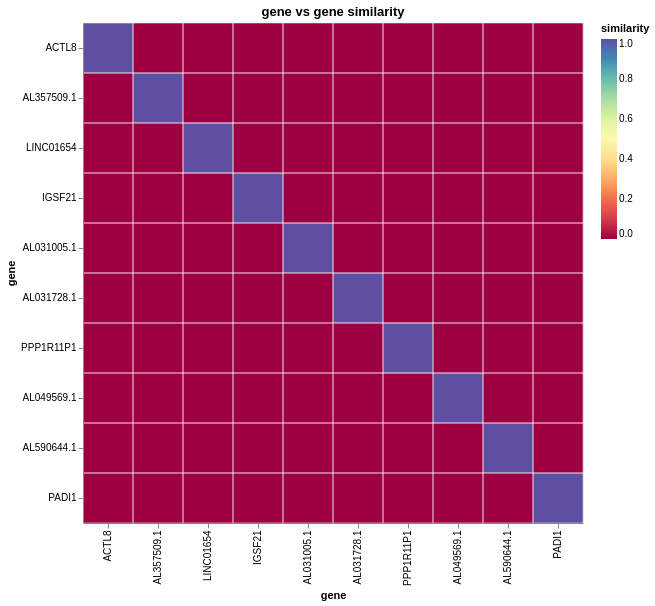

The notebook cell this image was saved under:
### Code cell
df1 = data.similarities["gene_gene_sim_ntr"]
plot_heatmap(df1, "gene")

### Figure 1 — Vega-Lite specification as saved in the notebook (floating-point values rounded to 4 significant figures)
{"config": {"view": {"continuousWidth": 300, "continuousHeight": 300}}, "layer": [{"mark": {"type": "rect"}, "encoding": {"color": {"field": "similarity", "legend": {"title": "similarity"}, "scale": {"domain": [0, 1], "scheme": "spectral"}, "type": "quantitative"}, "x": {"field": "index", "sort": null, "title": "gene", "type": "nominal"}, "y": {"field": "variable", "sort": null, "title": "gene", "type": "nominal"}}, "title": "gene vs gene similarity"}, {"mark": {"type": "rect", "fill": "transparent", "stroke": "white", "strokeWidth": 0.5}, "encoding": {"tooltip": [{"field": "index", "title": "gene x", "type": "nominal"}, {"field": "variable", "title": "gene y", "type": "nominal"}, {"field": "similarity", "format": ".3f", "title": "similarity", "type": "quantitative"}], "x": {"field": "index", "sort": null, "type": "nominal"}, "y": {"field": "variable", "sort": null, "type": "nominal"}}, "title": "gene vs gene similarity"}], "data": {"name": "data-9f5e99bdf8262f6e710adb687b765f8a"}, "height": {"step": 50}, "width": {"step": 50}, "$schema": "https://vega.github.io/schema/vega-lite/v6.1.0.json", "datasets": {"data-9f5e99bdf8262f6e710adb687b765f8a": [{"index": "ACTL8", "variable": "ACTL8", "similarity": 1.0}, {"index": "AL357509.1", "variable": "ACTL8", "similarity": 0.0}, {"index": "LINC01654", "variable": "ACTL8", "similarity": 0.0}, {"index": "IGSF21", "variable": "ACTL8", "similarity": 0.0}, {"index": "AL031005.1", "variable": "ACTL8", "similarity": 0.0}, {"index": "AL031728.1", "variable": "ACTL8", "similarity": 0.0}, {"index": "PPP1R11P1", "variable": "ACTL8", "similarity": 0.0}, {"index": "AL049569.1", "variable": "ACTL8", "similarity": 0.0}, {"index": "AL590644.1", "variable": "ACTL8", "similarity": 0.0}, {"index": "PADI1", "variable": "ACTL8", "similarity": 0.0}, {"index": "ACTL8", "variable": "AL357509.1", "similarity": 0.0}, {"index": "AL357509.1", "variable": "AL357509.1", "similarity": 1.0}, {"index": "LINC01654", "variable": "AL357509.1", "similarity": 0.0}, {"index": "IGSF21", "variable": "AL357509.1", "similarity": 0.0}, {"index": "AL031005.1", "variable": "AL357509.1", "similarity": 0.0}, {"index": "AL031728.1", "variable": "AL357509.1", "similarity": 0.0}, {"index": "PPP1R11P1", "variable": "AL357509.1", "similarity": 0.0}, {"index": "AL049569.1", "variable": "AL357509.1", "similarity": 0.0}, {"index": "AL590644.1", "variable": "AL357509.1", "similarity": 0.0}, {"index": "PADI1", "variable": "AL357509.1", "similarity": 0.0}, {"index": "ACTL8", "variable": "LINC01654", "similarity": 0.0}, {"index": "AL357509.1", "variable": "LINC01654", "similarity": 0.0}, {"index": "LINC01654", "variable": "LINC01654", "similarity": 1.0}, {"index": "IGSF21", "variable": "LINC01654", "similarity": 0.0}, {"index": "AL031005.1", "variable": "LINC01654", "similarity": 0.0}, {"index": "AL031728.1", "variable": "LINC01654", "similarity": 0.0}, {"index": "PPP1R11P1", "variable": "LINC01654", "similarity": 0.0}, {"index": "AL049569.1", "variable": "LINC01654", "similarity": 0.0}, {"index": "AL590644.1", "variable": "LINC01654", "similarity": 0.0}, {"index": "PADI1", "variable": "LINC01654", "similarity": 0.0}, {"index": "ACTL8", "variable": "IGSF21", "similarity": 0.0}, {"index": "AL357509.1", "variable": "IGSF21", "similarity": 0.0}, {"index": "LINC01654", "variable": "IGSF21", "similarity": 0.0}, {"index": "IGSF21", "variable": "IGSF21", "similarity": 1.0}, {"index": "AL031005.1", "variable": "IGSF21", "similarity": 0.0}, {"index": "AL031728.1", "variable": "IGSF21", "similarity": 0.0}, {"index": "PPP1R11P1", "variable": "IGSF21", "similarity": 0.0}, {"index": "AL049569.1", "variable": "IGSF21", "similarity": 0.0}, {"index": "AL590644.1", "variable": "IGSF21", "similarity": 0.0}, {"index": "PADI1", "variable": "IGSF21", "similarity": 0.0}, {"index": "ACTL8", "variable": "AL031005.1", "similarity": 0.0}, {"index": "AL357509.1", "variable": "AL031005.1", "similarity": 0.0}, {"index": "LINC01654", "variable": "AL031005.1", "similarity": 0.0}, {"index": "IGSF21", "variable": "AL031005.1", "similarity": 0.0}, {"index": "AL031005.1", "variable": "AL031005.1", "similarity": 1.0}, {"index": "AL031728.1", "variable": "AL031005.1", "similarity": 0.0}, {"index": "PPP1R11P1", "variable": "AL031005.1", "similarity": 0.0}, {"index": "AL049569.1", "variable": "AL031005.1", "similarity": 0.0}, {"index": "AL590644.1", "variable": "AL031005.1", "similarity": 0.0}, {"index": "PADI1", "variable": "AL031005.1", "similarity": 0.0}, {"index": "ACTL8", "variable": "AL031728.1", "similarity": 0.0}, {"index": "AL357509.1", "variable": "AL031728.1", "similarity": 0.0}, {"index": "LINC01654", "variable": "AL031728.1", "similarity": 0.0}, {"index": "IGSF21", "variable": "AL031728.1", "similarity": 0.0}, {"index": "AL031005.1", "variable": "AL031728.1", "similarity": 0.0}, {"index": "AL031728.1", "variable": "AL031728.1", "similarity": 1.0}, {"index": "PPP1R11P1", "variable": "AL031728.1", "similarity": 0.0}, {"index": "AL049569.1", "variable": "AL031728.1", "similarity": 0.0}, {"index": "AL590644.1", "variable": "AL031728.1", "similarity": 0.0}, {"index": "PADI1", "variable": "AL031728.1", "similarity": 0.0}, {"index": "ACTL8", "variable": "PPP1R11P1", "similarity": 0.0}, {"index": "AL357509.1", "variable": "PPP1R11P1", "similarity": 0.0}, {"index": "LINC01654", "variable": "PPP1R11P1", "similarity": 0.0}, {"index": "IGSF21", "variable": "PPP1R11P1", "similarity": 0.0}, {"index": "AL031005.1", "variable": "PPP1R11P1", "similarity": 0.0}, {"index": "AL031728.1", "variable": "PPP1R11P1", "similarity": 0.0}, {"index": "PPP1R11P1", "variable": "PPP1R11P1", "similarity": 1.0}, {"index": "AL049569.1", "variable": "PPP1R11P1", "similarity": 0.0}, {"index": "AL590644.1", "variable": "PPP1R11P1", "similarity": 0.0}, {"index": "PADI1", "variable": "PPP1R11P1", "similarity": 0.0}, {"index": "ACTL8", "variable": "AL049569.1", "similarity": 0.0}, {"index": "AL357509.1", "variable": "AL049569.1", "similarity": 0.0}, {"index": "LINC01654", "variable": "AL049569.1", "similarity": 0.0}, {"index": "IGSF21", "variable": "AL049569.1", "similarity": 0.0}, {"index": "AL031005.1", "variable": "AL049569.1", "similarity": 0.0}, {"index": "AL031728.1", "variable": "AL049569.1", "similarity": 0.0}, {"index": "PPP1R11P1", "variable": "AL049569.1", "similarity": 0.0}, {"index": "AL049569.1", "variable": "AL049569.1", "similarity": 1.0}, {"index": "AL590644.1", "variable": "AL049569.1", "similarity": 0.0}, {"index": "PADI1", "variable": "AL049569.1", "similarity": 0.0}, {"index": "ACTL8", "variable": "AL590644.1", "similarity": 0.0}, {"index": "AL357509.1", "variable": "AL590644.1", "similarity": 0.0}, {"index": "LINC01654", "variable": "AL590644.1", "similarity": 0.0}, {"index": "IGSF21", "variable": "AL590644.1", "similarity": 0.0}, {"index": "AL031005.1", "variable": "AL590644.1", "similarity": 0.0}, {"index": "AL031728.1", "variable": "AL590644.1", "similarity": 0.0}, {"index": "PPP1R11P1", "variable": "AL590644.1", "similarity": 0.0}, {"index": "AL049569.1", "variable": "AL590644.1", "similarity": 0.0}, {"index": "AL590644.1", "variable": "AL590644.1", "similarity": 1.0}, {"index": "PADI1", "variable": "AL590644.1", "similarity": 0.0}, {"index": "ACTL8", "variable": "PADI1", "similarity": 0.0}, {"index": "AL357509.1", "variable": "PADI1", "similarity": 0.0}, {"index": "LINC01654", "variable": "PADI1", "similarity": 0.0}, {"index": "IGSF21", "variable": "PADI1", "similarity": 0.0}, {"index": "AL031005.1", "variable": "PADI1", "similarity": 0.0}, {"index": "AL031728.1", "variable": "PADI1", "similarity": 0.0}, {"index": "PPP1R11P1", "variable": "PADI1", "similarity": 0.0}, {"index": "AL049569.1", "variable": "PADI1", "similarity": 0.0}, {"index": "AL590644.1", "variable": "PADI1", "similarity": 0.0}, {"index": "PADI1", "variable": "PADI1", "similarity": 1.0}]}}
